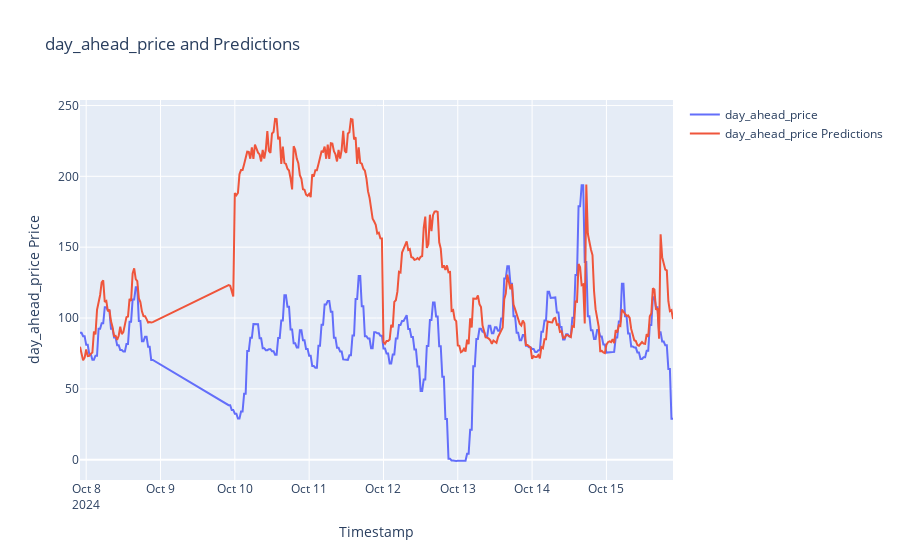

Notebook cell for this chart:
### Code cell
#plot imbalance price and predictions
fig = go.Figure()
fig.add_trace(go.Scatter(x=df_api_new_merged1["timestamp_utc"], y=df_api_new_merged1["day_ahead_price"], mode='lines', name='day_ahead_price'))
fig.add_trace(go.Scatter(x=df_api_new_merged1["timestamp_utc"], y=df_api_new_merged1["day_ahead_price_predictions"], mode='lines', name='day_ahead_price Predictions'))
fig.update_layout(title='day_ahead_price and Predictions', xaxis_title='Timestamp', yaxis_title='day_ahead_price Price')
fig.show()

### Figure 1 — Plotly figure (JSON) as saved in the notebook; plotly's stock layout.template omitted (floating-point values rounded to 4 significant figures; data arrays with more than 128 entries replaced by an {"elided": "..."} marker saying what was removed)
{"data": [{"mode": "lines", "name": "day_ahead_price", "type": "scatter", "x": {"elided": "334 str values"}, "y": {"elided": "334 float values"}}, {"mode": "lines", "name": "day_ahead_price Predictions", "type": "scatter", "x": {"elided": "334 str values"}, "y": {"elided": "334 float values"}}], "layout": {"title": {"text": "day_ahead_price and Predictions"}, "xaxis": {"title": {"text": "Timestamp"}}, "yaxis": {"title": {"text": "day_ahead_price Price"}}}}
